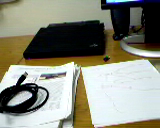
//> input picture example_16-01-imgA.png, 160 x 128 px
$ ./example_02-07 example_16-01-imgA.png   (built with g++ and OpenCV 4)
//> lines starting //> are read from the running program, lines starting //| are printed output that depends on the picture
// Example 2-7. The Canny edge detector writes its output to a single-channel (grayscale) image
// 2
#include <opencv2/opencv.hpp>

void help(char** argv ) {
	std::cout << "\n"
	<< "\nExample 2-7. The Canny edge detector writes its output to a single-channel (grayscale) image"
    << "\nCall:\n"
	<< argv[0] <<" <path/image>\n"
	<< "For example:\n"
	<< argv[0] << " ../fruits.jpg\n"
	<< std::endl;
}


int main( int argc, char** argv ) {

	if (argc != 2) {
		help(argv);
		return 0;
	}

  cv::Mat img_rgb, img_gry, img_cny;

  cv::namedWindow( "Example Gray", cv::WINDOW_AUTOSIZE );
  cv::namedWindow( "Example Canny", cv::WINDOW_AUTOSIZE );

  img_rgb = cv::imread( argv[1] );
//> img_rgb is the input picture: 128 rows x 160 cols, CV_8UC3; mean B, G, R 124.1, 138, 137

  cv::cvtColor( img_rgb, img_gry, cv::COLOR_BGR2GRAY);
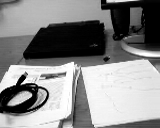
//> img_gry: 128 rows x 160 cols, CV_8UC1; min 0, max 255, mean 136.1
  cv::imshow( "Example Gray", img_gry );

  cv::Canny( img_gry, img_cny, 10, 100, 3, true );
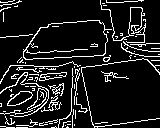
//> img_cny: 128 rows x 160 cols, CV_8UC1; 11.9% white in thin lines or dots
  cv::imshow( "Example Canny", img_cny );

  cv::waitKey(0);

}

$ run again, on checkerboard9x6.png
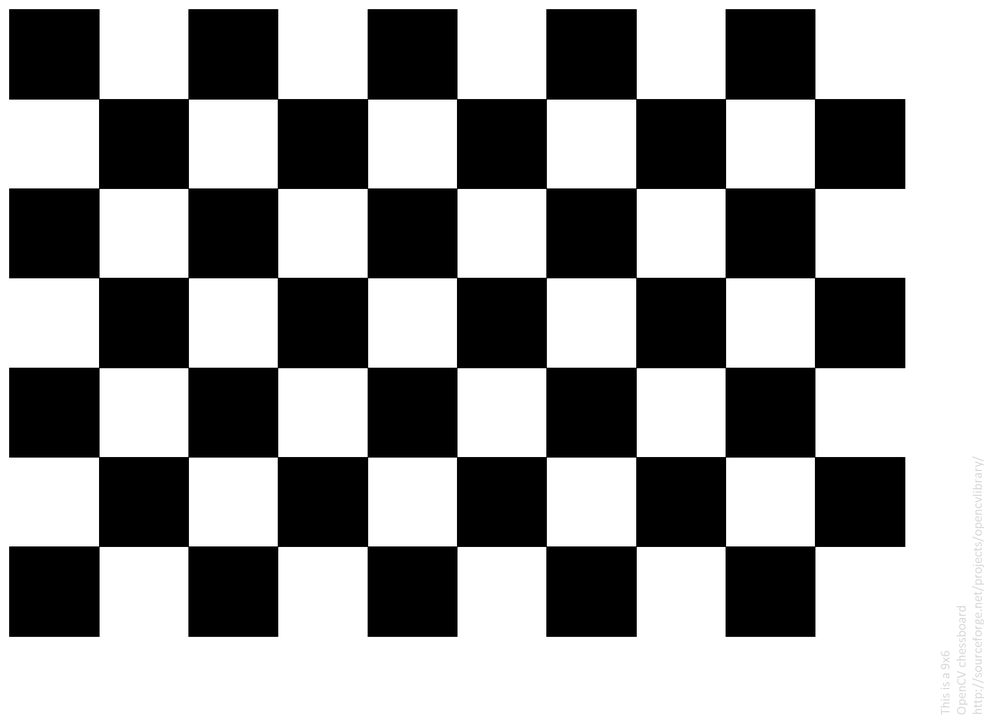
//> input picture checkerboard9x6.png, 985 x 716 px, shrunk from 1830 x 1330 before the run
//> img_rgb is the input picture: 716 rows x 985 cols, CV_8UC3; mean B, G, R 152.2, 152.2, 152.2
//> `cv::Canny( img_gry, img_cny, 10, 100, 3, true );`:
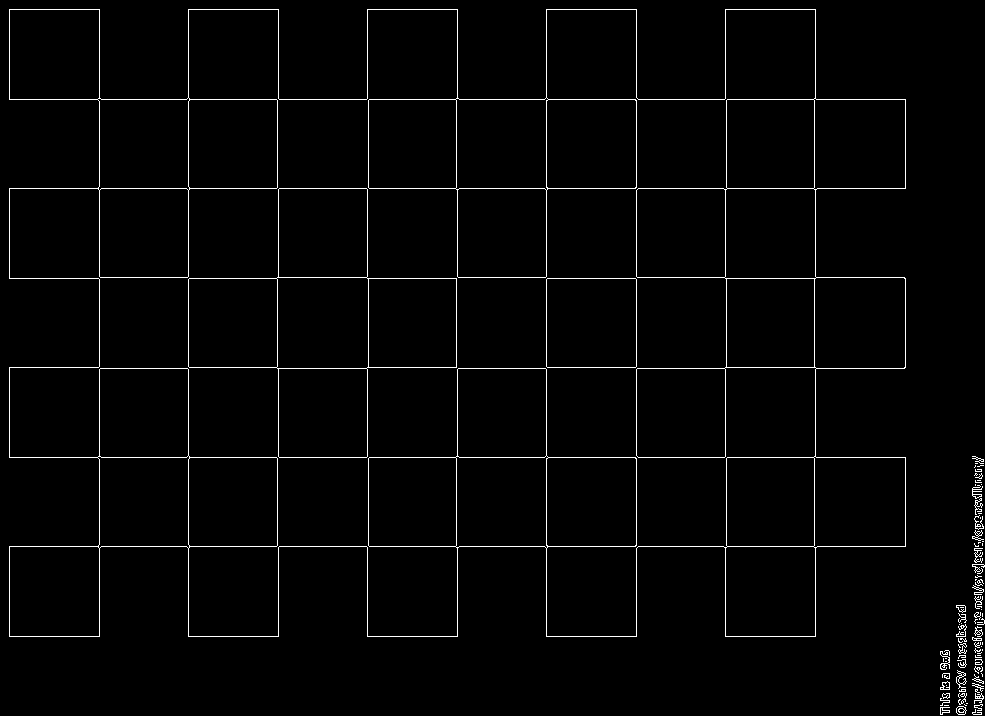
//> img_cny: 716 rows x 985 cols, CV_8UC1; 2% white in thin lines or dots

$ run again, on example_16-01-imgB.png
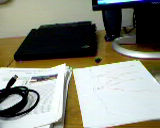
//> input picture example_16-01-imgB.png, 160 x 128 px
//> img_rgb is the input picture: 128 rows x 160 cols, CV_8UC3; mean B, G, R 123.6, 136, 134.3
//> `cv::cvtColor( img_rgb, img_gry, cv::COLOR_BGR2GRAY);`:
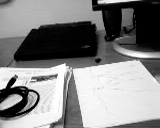
//> img_gry: 128 rows x 160 cols, CV_8UC1; min 0, max 255, mean 134.1
//> `cv::Canny( img_gry, img_cny, 10, 100, 3, true );`:
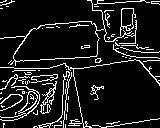
//> img_cny: 128 rows x 160 cols, CV_8UC1; 11.2% white in thin lines or dots
